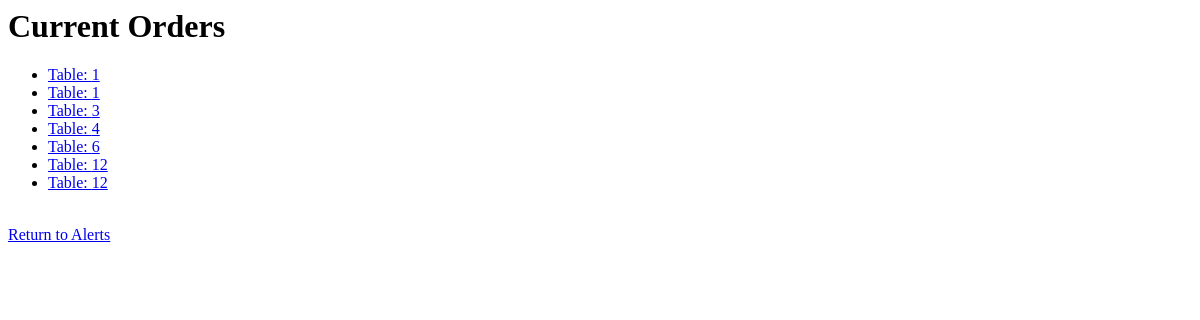
The page /server/orders on the database as committed earlier.
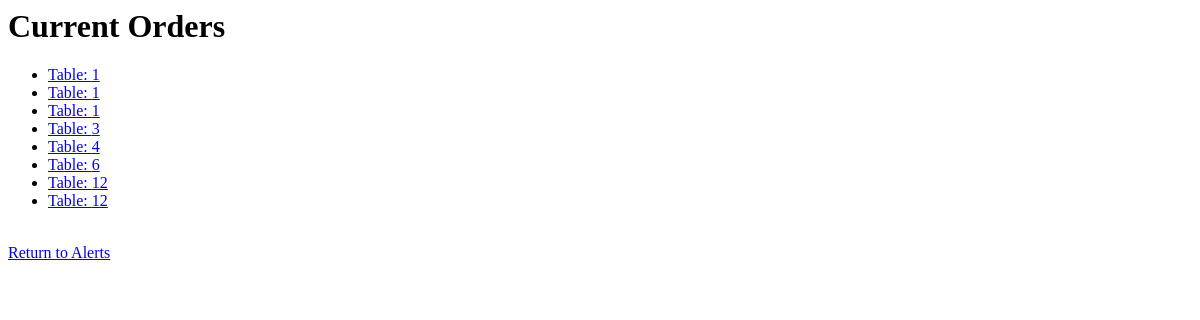
The same page on the database as committed later.
### restaurant/models.py (models this page shows)
class Order(models.Model):
	CREATED = 'CREATED'
	SENT_TO_KITCHEN = 'SENT TO KITCHEN'
	STARTED = 'STARTED'
	READY = 'READY'
	SERVED = 'SERVED'
	COMPLETED = 'COMPLETED'
	STATUS_CHOICES = (
		(CREATED, 'Order created'),
		(SENT_TO_KITCHEN, 'Order sent to kitchen'),
		(STARTED, 'Order started'),
		(READY, 'Order ready to be served'),
		(SERVED, 'Order served'),
		(COMPLETED, 'Order completed')
	)
	Code = models.CharField(max_length=20)
	Table = models.IntegerField(default=0)
	Status= models.CharField(max_length=15, choices=STATUS_CHOICES, default=CREATED,)
	StartTime = models.DateTimeField(default=timezone.now)

### restaurant/views.py (the view)
# urls.py: url(r'^server/orders$', views.OrderView.as_view(), name='orders'),
class OrderView(generic.ListView):
    template_name = 'restaurant/orders.html'
    context_object_name = 'latest_order_list'
    def get_queryset(self):
        return Order.objects.all().order_by('Table')

### restaurant/templates/restaurant/orders.html (shortened to what this page needs)
{% load static %}
<h1> Current Orders </h1>
{% if latest_order_list %}
    <ul>
    {% for order in latest_order_list %}
        <li><a href="{% url 'restaurant:orderdetails' order.id %}">Table: {{ order.Table }}</a></li>
    {% endfor %}
    </ul>
{% else %}
    <p>No current orders.</p>
{% endif %}
<a href="{% url 'restaurant:server' %}">Return to Alerts</a>

Rows that differ between the two databases and show on the page:
added Order: Table "1"
